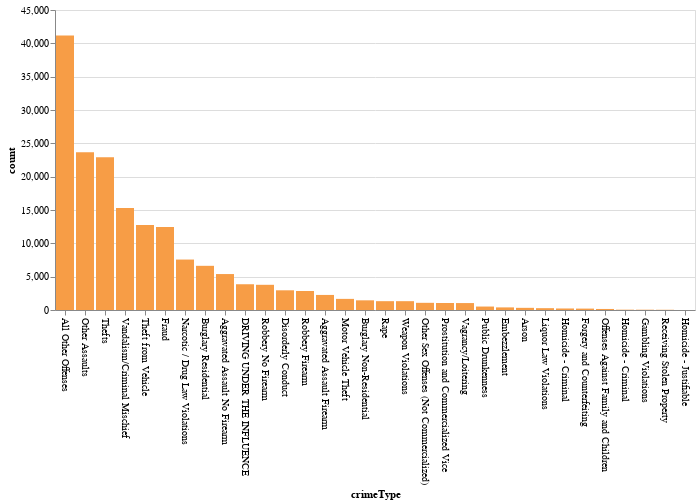

Here is the notebook cell this chart was saved with:
### Code cell
chart = alt.Chart(total).mark_bar().encode(
    alt.X('crimeType:N',axis=alt.Axis(labelAngle=90),sort='-y'),
    alt.Y('count:Q'),
    tooltip=["crimeType:N","count:Q"],
    color = alt.value("#F79D46")).interactive()

chart

### Figure 1 — Vega-Lite specification as saved in the notebook (floating-point values rounded to 4 significant figures)
{"config": {"view": {"continuousWidth": 400, "continuousHeight": 300}}, "data": {"name": "data-90126e9ca566ce542df6c3a139aad31b"}, "mark": "bar", "encoding": {"color": {"value": "#F79D46"}, "tooltip": [{"type": "nominal", "field": "crimeType"}, {"type": "quantitative", "field": "count"}], "x": {"type": "nominal", "axis": {"labelAngle": 90}, "field": "crimeType", "sort": "-y"}, "y": {"type": "quantitative", "field": "count"}}, "selection": {"selector011": {"type": "interval", "bind": "scales", "encodings": ["x", "y"]}}, "$schema": "https://vega.github.io/schema/vega-lite/v4.8.1.json", "datasets": {"data-90126e9ca566ce542df6c3a139aad31b": [{"crimeType": "All Other Offenses", "cartodb_id": 64975490167, "hour_": 565431, "count": 41180}, {"crimeType": "Other Assaults", "cartodb_id": 42139417925, "hour_": 321287, "count": 23652}, {"crimeType": "Thefts", "cartodb_id": 8502737266, "hour_": 323961, "count": 22913}, {"crimeType": "Vandalism/Criminal Mischief", "cartodb_id": 30411951425, "hour_": 194512, "count": 15291}, {"crimeType": "Theft from Vehicle", "cartodb_id": 7454332921, "hour_": 156793, "count": 12761}, {"crimeType": "Fraud", "cartodb_id": 21574922216, "hour_": 177427, "count": 12460}, {"crimeType": "Narcotic / Drug Law Violations", "cartodb_id": 11563505272, "hour_": 120207, "count": 7567}, {"crimeType": "Burglary Residential", "cartodb_id": 3505761306, "hour_": 89035, "count": 6628}, {"crimeType": "Aggravated Assault No Firearm", "cartodb_id": 2426731044, "hour_": 69504, "count": 5392}, {"crimeType": "DRIVING UNDER THE INFLUENCE", "cartodb_id": 6009907556, "hour_": 39462, "count": 3863}, {"crimeType": "Robbery No Firearm", "cartodb_id": 1542238358, "hour_": 49212, "count": 3780}, {"crimeType": "Disorderly Conduct", "cartodb_id": 4354939302, "hour_": 41909, "count": 2954}, {"crimeType": "Robbery Firearm", "cartodb_id": 1245802846, "hour_": 37204, "count": 2854}, {"crimeType": "Aggravated Assault Firearm", "cartodb_id": 1074718617, "hour_": 30470, "count": 2260}, {"crimeType": "Motor Vehicle Theft", "cartodb_id": 4300169961, "hour_": 21053, "count": 1669}, {"crimeType": "Burglary Non-Residential", "cartodb_id": 587652619, "hour_": 14808, "count": 1451}, {"crimeType": "Rape", "cartodb_id": 575945053, "hour_": 17305, "count": 1324}, {"crimeType": "Weapon Violations", "cartodb_id": 2052590509, "hour_": 17768, "count": 1324}, {"crimeType": "Other Sex Offenses (Not Commercialized)", "cartodb_id": 1801257868, "hour_": 15178, "count": 1078}, {"crimeType": "Prostitution and Commercialized Vice", "cartodb_id": 1480182324, "hour_": 16254, "count": 1049}, {"crimeType": "Vagrancy/Loitering", "cartodb_id": 1282551523, "hour_": 14635, "count": 1040}, {"crimeType": "Public Drunkenness", "cartodb_id": 752964149, "hour_": 7477, "count": 519}, {"crimeType": "Embezzlement", "cartodb_id": 574098271, "hour_": 5370, "count": 391}, {"crimeType": "Arson", "cartodb_id": 602193360, "hour_": 3414, "count": 325}, {"crimeType": "Liquor Law Violations", "cartodb_id": 408558164, "hour_": 4213, "count": 274}, {"crimeType": "Homicide - Criminal", "cartodb_id": 579605332, "hour_": 3237, "count": 228}, {"crimeType": "Forgery and Counterfeiting", "cartodb_id": 336391841, "hour_": 3004, "count": 210}, {"crimeType": "Offenses Against Family and Children", "cartodb_id": 278339416, "hour_": 1817, "count": 156}, {"crimeType": "Homicide - Criminal ", "cartodb_id": 121936270, "hour_": 557, "count": 48}, {"crimeType": "Gambling Violations", "cartodb_id": 77657231, "hour_": 618, "count": 44}, {"crimeType": "Receiving Stolen Property", "cartodb_id": 51613274, "hour_": 462, "count": 34}, {"crimeType": "Homicide - Justifiable ", "cartodb_id": 10191971, "hour_": 22, "count": 4}]}}
